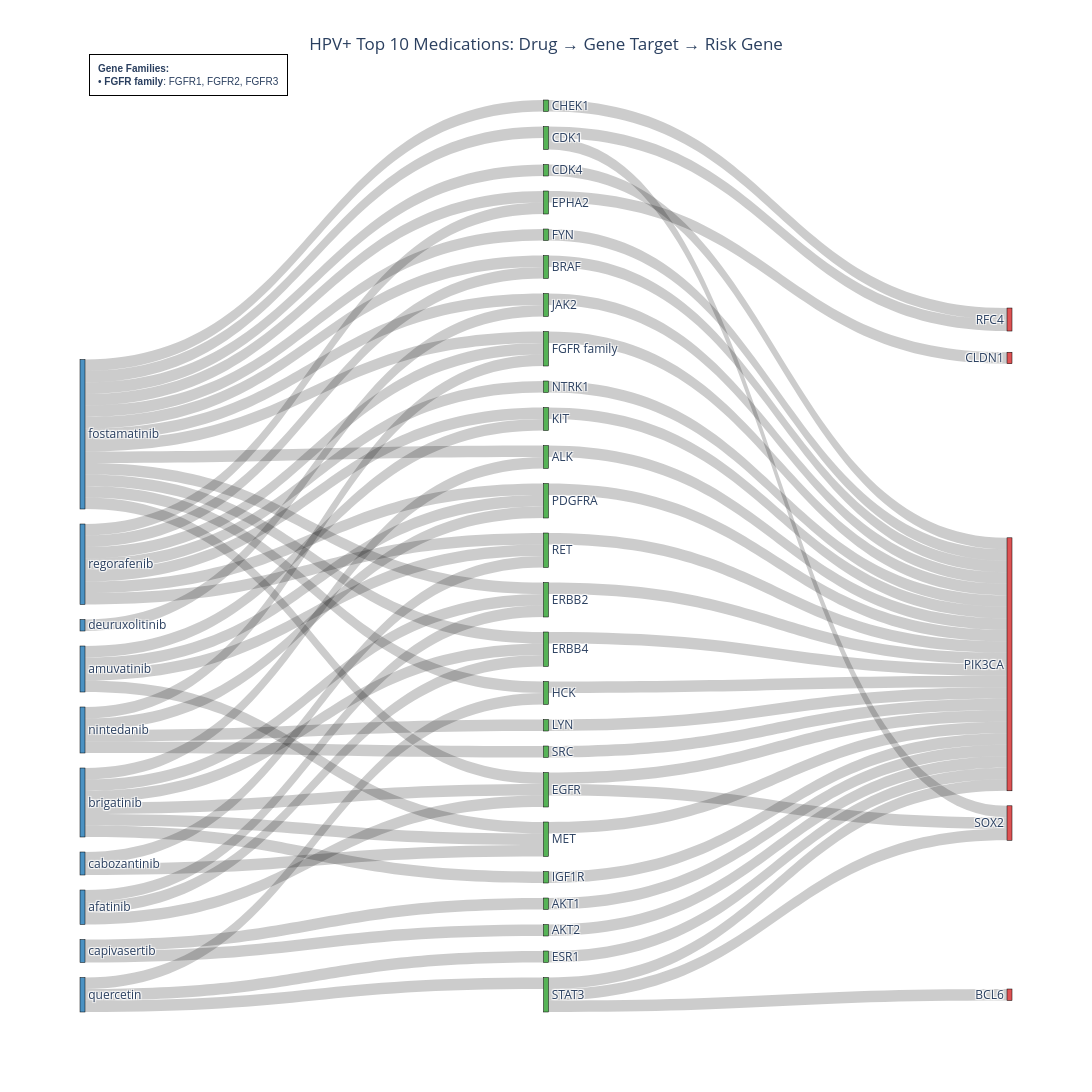
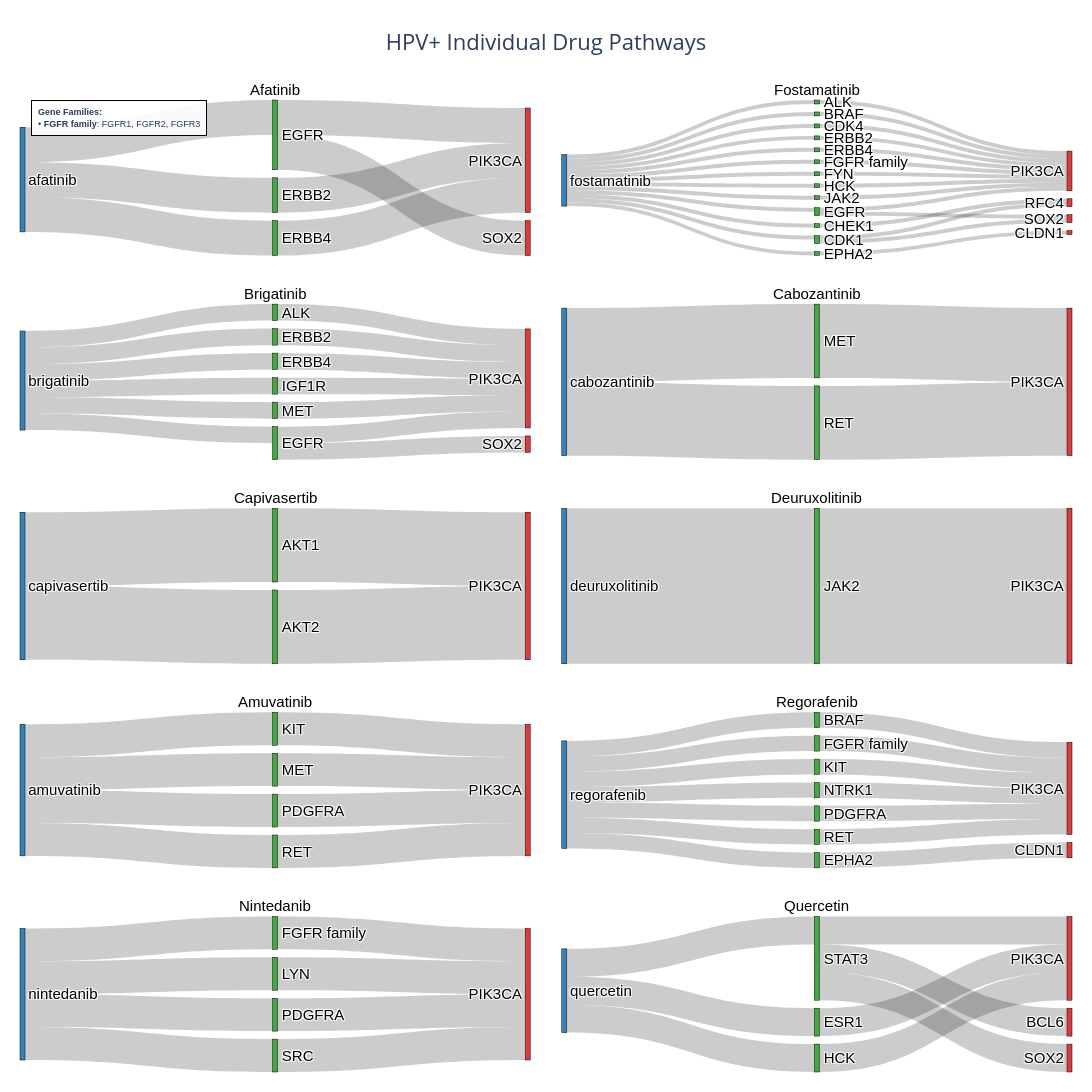

The notebook cell these images were saved under, in order:
### Markdown cell above
### HPV+ Top 10 with Required Drugs

### Code cell
# HPV+ cohort: Top 10 drugs, ensure golomotid and fostamatinib are included
results_hpv_pos = create_sankey_diagrams(
    cohort='HPV+',
    top_n=10,
    show_combined=True,
    show_individual=True,
    article_threshold=0,
    required_drugs=['Afatinib', 'Fostamatinib', 'Brigatinib', 'Cabozantinib', 'Capivasertib', 'Deuruxolitinib', 'Amuvatinib', 'Regorafenib', 'Nintedanib', 'quercetin']
)

### Figure 1 — Plotly figure (JSON) as saved in the notebook; plotly's stock layout.template omitted (floating-point values rounded to 4 significant figures)
{"data": [{"link": {"color": "rgba(0, 0, 0, 0.2)", "source": [32, 2, 32, 9, 9, 32, 11, 32, 12, 32, 17, 32, 21, 37, 14, 37, 20, 37, 23, 37, 28, 39, 4, 39, 10, 39, 39, 19, 39, 22, 39, 39, 25, 36, 36, 36, 5, 5, 36, 6, 36, 7, 36, 36, 36, 36, 36, 36, 15, 36, 16, 36, 18, 31, 31, 31, 31, 33, 33, 30, 30, 30, 35, 34, 0, 34, 1, 38, 13, 38, 38, 29, 29, 29], "target": [2, 24, 9, 24, 27, 11, 24, 12, 24, 17, 24, 21, 24, 14, 24, 20, 24, 23, 24, 28, 24, 4, 24, 10, 8, 14, 19, 24, 22, 24, 23, 25, 24, 2, 4, 5, 26, 27, 6, 24, 7, 26, 9, 10, 11, 12, 14, 15, 24, 16, 24, 18, 24, 19, 21, 23, 25, 21, 25, 9, 11, 12, 18, 0, 24, 1, 24, 13, 24, 16, 29, 3, 24, 27], "value": [1, 1, 1, 1, 1, 1, 1, 1, 1, 1, 1, 1, 1, 1, 1, 1, 1, 1, 1, 1, 1, 1, 1, 1, 1, 1, 1, 1, 1, 1, 1, 1, 1, 1, 1, 1, 1, 1, 1, 1, 1, 1, 1, 1, 1, 1, 1, 1, 1, 1, 1, 1, 1, 1, 1, 1, 1, 1, 1, 1, 1, 1, 1, 1, 1, 1, 1, 1, 1, 1, 1, 1, 1, 1]}, "node": {"color": ["rgba(44, 160, 44, 0.8)", "rgba(44, 160, 44, 0.8)", "rgba(44, 160, 44, 0.8)", "rgba(214, 39, 40, 0.8)", "rgba(44, 160, 44, 0.8)", "rgba(44, 160, 44, 0.8)", "rgba(44, 160, 44, 0.8)", "rgba(44, 160, 44, 0.8)", "rgba(214, 39, 40, 0.8)", "rgba(44, 160, 44, 0.8)", "rgba(44, 160, 44, 0.8)", "rgba(44, 160, 44, 0.8)", "rgba(44, 160, 44, 0.8)", "rgba(44, 160, 44, 0.8)", "rgba(44, 160, 44, 0.8)", "rgba(44, 160, 44, 0.8)", "rgba(44, 160, 44, 0.8)", "rgba(44, 160, 44, 0.8)", "rgba(44, 160, 44, 0.8)", "rgba(44, 160, 44, 0.8)", "rgba(44, 160, 44, 0.8)", "rgba(44, 160, 44, 0.8)", "rgba(44, 160, 44, 0.8)", "rgba(44, 160, 44, 0.8)", "rgba(214, 39, 40, 0.8)", "rgba(44, 160, 44, 0.8)", "rgba(214, 39, 40, 0.8)", "rgba(214, 39, 40, 0.8)", "rgba(44, 160, 44, 0.8)", "rgba(44, 160, 44, 0.8)", "rgba(31, 119, 180, 0.8)", "rgba(31, 119, 180, 0.8)", "rgba(31, 119, 180, 0.8)", "rgba(31, 119, 180, 0.8)", "rgba(31, 119, 180, 0.8)", "rgba(31, 119, 180, 0.8)", "rgba(31, 119, 180, 0.8)", "rgba(31, 119, 180, 0.8)", "rgba(31, 119, 180, 0.8)", "rgba(31, 119, 180, 0.8)"], "label": ["AKT1", "AKT2", "ALK", "BCL6", "BRAF", "CDK1", "CDK4", "CHEK1", "CLDN1", "EGFR", "EPHA2", "ERBB2", "ERBB4", "ESR1", "FGFR family", "FYN", "HCK", "IGF1R", "JAK2", "KIT", "LYN", "MET", "NTRK1", "PDGFRA", "PIK3CA", "RET", "RFC4", "SOX2", "SRC", "STAT3", "afatinib", "amuvatinib", "brigatinib", "cabozantinib", "capivasertib", "deuruxolitinib", "fostamatinib", "nintedanib", "quercetin", "regorafenib"], "line": {"color": "black", "width": 0.5}, "pad": 15, "thickness": 5, "x": [0.5, 0.5, 0.5, 0.999, 0.5, 0.5, 0.5, 0.5, 0.999, 0.5, 0.5, 0.5, 0.5, 0.5, 0.5, 0.5, 0.5, 0.5, 0.5, 0.5, 0.5, 0.5, 0.5, 0.5, 0.999, 0.5, 0.999, 0.999, 0.5, 0.5, 0.001, 0.001, 0.001, 0.001, 0.001, 0.001, 0.001, 0.001, 0.001, 0.001]}, "type": "sankey"}], "layout": {"annotations": [{"align": "left", "bgcolor": "rgba(255, 255, 255, 0.9)", "bordercolor": "black", "borderpad": 8, "borderwidth": 1, "font": {"family": "Arial", "size": 10}, "showarrow": false, "text": "<b>Gene Families:</b><br>• <b>FGFR family</b>: FGFR1, FGFR2, FGFR3", "x": 0.01, "xanchor": "left", "xref": "paper", "y": 1.05, "yanchor": "top", "yref": "paper"}], "font": {"size": 12}, "height": 1400, "title": {"text": "HPV+ Top 10 Medications: Drug → Gene Target → Risk Gene", "x": 0.5, "xanchor": "center"}, "width": 2400}}

### Figure 2 — Plotly figure (JSON) as saved in the notebook; plotly's stock layout.template omitted (floating-point values rounded to 4 significant figures)
{"data": [{"arrangement": "snap", "domain": {"x": [0, 0.485], "y": [0.84, 1]}, "link": {"color": "rgba(0, 0, 0, 0.2)", "source": [0, 0, 0, 1, 1, 2, 3], "target": [1, 2, 3, 4, 5, 4, 4], "value": [1, 1, 1, 1, 1, 1, 1]}, "node": {"color": ["rgba(31, 119, 180, 0.9)", "rgba(44, 160, 44, 0.9)", "rgba(44, 160, 44, 0.9)", "rgba(44, 160, 44, 0.9)", "rgba(214, 39, 40, 0.9)", "rgba(214, 39, 40, 0.9)"], "label": ["afatinib", "EGFR", "ERBB2", "ERBB4", "PIK3CA", "SOX2"], "line": {"color": "black", "width": 0.5}, "pad": 8, "thickness": 5}, "textfont": {"color": "black", "family": "Arial", "size": 15}, "type": "sankey", "valueformat": ".0f"}, {"arrangement": "snap", "domain": {"x": [0.515, 1], "y": [0.84, 1]}, "link": {"color": "rgba(0, 0, 0, 0.2)", "source": [0, 0, 0, 0, 0, 0, 0, 0, 0, 0, 0, 0, 0, 1, 6, 6, 8, 9, 10, 2, 7, 3, 3, 4, 5, 11, 12, 13], "target": [1, 2, 3, 4, 5, 6, 7, 8, 9, 10, 11, 12, 13, 15, 15, 17, 15, 15, 15, 15, 14, 16, 17, 15, 16, 15, 15, 15], "value": [1, 1, 1, 1, 1, 1, 1, 1, 1, 1, 1, 1, 1, 1, 1, 1, 1, 1, 1, 1, 1, 1, 1, 1, 1, 1, 1, 1]}, "node": {"color": ["rgba(31, 119, 180, 0.9)", "rgba(44, 160, 44, 0.9)", "rgba(44, 160, 44, 0.9)", "rgba(44, 160, 44, 0.9)", "rgba(44, 160, 44, 0.9)", "rgba(44, 160, 44, 0.9)", "rgba(44, 160, 44, 0.9)", "rgba(44, 160, 44, 0.9)", "rgba(44, 160, 44, 0.9)", "rgba(44, 160, 44, 0.9)", "rgba(44, 160, 44, 0.9)", "rgba(44, 160, 44, 0.9)", "rgba(44, 160, 44, 0.9)", "rgba(44, 160, 44, 0.9)", "rgba(214, 39, 40, 0.9)", "rgba(214, 39, 40, 0.9)", "rgba(214, 39, 40, 0.9)", "rgba(214, 39, 40, 0.9)"], "label": ["fostamatinib", "ALK", "BRAF", "CDK1", "CDK4", "CHEK1", "EGFR", "EPHA2", "ERBB2", "ERBB4", "FGFR family", "FYN", "HCK", "JAK2", "CLDN1", "PIK3CA", "RFC4", "SOX2"], "line": {"color": "black", "width": 0.5}, "pad": 8, "thickness": 5}, "textfont": {"color": "black", "family": "Arial", "size": 15}, "type": "sankey", "valueformat": ".0f"}, {"arrangement": "snap", "domain": {"x": [0, 0.485], "y": [0.63, 0.79]}, "link": {"color": "rgba(0, 0, 0, 0.2)", "source": [0, 0, 0, 0, 0, 0, 1, 2, 2, 3, 4, 5, 6], "target": [1, 2, 3, 4, 5, 6, 7, 7, 8, 7, 7, 7, 7], "value": [1, 1, 1, 1, 1, 1, 1, 1, 1, 1, 1, 1, 1]}, "node": {"color": ["rgba(31, 119, 180, 0.9)", "rgba(44, 160, 44, 0.9)", "rgba(44, 160, 44, 0.9)", "rgba(44, 160, 44, 0.9)", "rgba(44, 160, 44, 0.9)", "rgba(44, 160, 44, 0.9)", "rgba(44, 160, 44, 0.9)", "rgba(214, 39, 40, 0.9)", "rgba(214, 39, 40, 0.9)"], "label": ["brigatinib", "ALK", "EGFR", "ERBB2", "ERBB4", "IGF1R", "MET", "PIK3CA", "SOX2"], "line": {"color": "black", "width": 0.5}, "pad": 8, "thickness": 5}, "textfont": {"color": "black", "family": "Arial", "size": 15}, "type": "sankey", "valueformat": ".0f"}, {"arrangement": "snap", "domain": {"x": [0.515, 1], "y": [0.63, 0.79]}, "link": {"color": "rgba(0, 0, 0, 0.2)", "source": [0, 0, 1, 2], "target": [1, 2, 3, 3], "value": [1, 1, 1, 1]}, "node": {"color": ["rgba(31, 119, 180, 0.9)", "rgba(44, 160, 44, 0.9)", "rgba(44, 160, 44, 0.9)", "rgba(214, 39, 40, 0.9)"], "label": ["cabozantinib", "MET", "RET", "PIK3CA"], "line": {"color": "black", "width": 0.5}, "pad": 8, "thickness": 5}, "textfont": {"color": "black", "family": "Arial", "size": 15}, "type": "sankey", "valueformat": ".0f"}, {"arrangement": "snap", "domain": {"x": [0, 0.485], "y": [0.42, 0.58]}, "link": {"color": "rgba(0, 0, 0, 0.2)", "source": [0, 0, 1, 2], "target": [1, 2, 3, 3], "value": [1, 1, 1, 1]}, "node": {"color": ["rgba(31, 119, 180, 0.9)", "rgba(44, 160, 44, 0.9)", "rgba(44, 160, 44, 0.9)", "rgba(214, 39, 40, 0.9)"], "label": ["capivasertib", "AKT1", "AKT2", "PIK3CA"], "line": {"color": "black", "width": 0.5}, "pad": 8, "thickness": 5}, "textfont": {"color": "black", "family": "Arial", "size": 15}, "type": "sankey", "valueformat": ".0f"}, {"arrangement": "snap", "domain": {"x": [0.515, 1], "y": [0.42, 0.58]}, "link": {"color": "rgba(0, 0, 0, 0.2)", "source": [0, 1], "target": [1, 2], "value": [1, 1]}, "node": {"color": ["rgba(31, 119, 180, 0.9)", "rgba(44, 160, 44, 0.9)", "rgba(214, 39, 40, 0.9)"], "label": ["deuruxolitinib", "JAK2", "PIK3CA"], "line": {"color": "black", "width": 0.5}, "pad": 8, "thickness": 5}, "textfont": {"color": "black", "family": "Arial", "size": 15}, "type": "sankey", "valueformat": ".0f"}, {"arrangement": "snap", "domain": {"x": [0, 0.485], "y": [0.21, 0.37]}, "link": {"color": "rgba(0, 0, 0, 0.2)", "source": [0, 0, 0, 0, 2, 3, 1, 4], "target": [1, 2, 3, 4, 5, 5, 5, 5], "value": [1, 1, 1, 1, 1, 1, 1, 1]}, "node": {"color": ["rgba(31, 119, 180, 0.9)", "rgba(44, 160, 44, 0.9)", "rgba(44, 160, 44, 0.9)", "rgba(44, 160, 44, 0.9)", "rgba(44, 160, 44, 0.9)", "rgba(214, 39, 40, 0.9)"], "label": ["amuvatinib", "KIT", "MET", "PDGFRA", "RET", "PIK3CA"], "line": {"color": "black", "width": 0.5}, "pad": 8, "thickness": 5}, "textfont": {"color": "black", "family": "Arial", "size": 15}, "type": "sankey", "valueformat": ".0f"}, {"arrangement": "snap", "domain": {"x": [0.515, 1], "y": [0.21, 0.37]}, "link": {"color": "rgba(0, 0, 0, 0.2)", "source": [0, 0, 0, 0, 0, 0, 0, 3, 6, 1, 2, 4, 5, 7], "target": [1, 2, 3, 4, 5, 6, 7, 9, 9, 9, 8, 9, 9, 9], "value": [1, 1, 1, 1, 1, 1, 1, 1, 1, 1, 1, 1, 1, 1]}, "node": {"color": ["rgba(31, 119, 180, 0.9)", "rgba(44, 160, 44, 0.9)", "rgba(44, 160, 44, 0.9)", "rgba(44, 160, 44, 0.9)", "rgba(44, 160, 44, 0.9)", "rgba(44, 160, 44, 0.9)", "rgba(44, 160, 44, 0.9)", "rgba(44, 160, 44, 0.9)", "rgba(214, 39, 40, 0.9)", "rgba(214, 39, 40, 0.9)"], "label": ["regorafenib", "BRAF", "EPHA2", "FGFR family", "KIT", "NTRK1", "PDGFRA", "RET", "CLDN1", "PIK3CA"], "line": {"color": "black", "width": 0.5}, "pad": 8, "thickness": 5}, "textfont": {"color": "black", "family": "Arial", "size": 15}, "type": "sankey", "valueformat": ".0f"}, {"arrangement": "snap", "domain": {"x": [0, 0.485], "y": [0, 0.16]}, "link": {"color": "rgba(0, 0, 0, 0.2)", "source": [0, 0, 0, 0, 1, 2, 3, 4], "target": [1, 2, 3, 4, 5, 5, 5, 5], "value": [1, 1, 1, 1, 1, 1, 1, 1]}, "node": {"color": ["rgba(31, 119, 180, 0.9)", "rgba(44, 160, 44, 0.9)", "rgba(44, 160, 44, 0.9)", "rgba(44, 160, 44, 0.9)", "rgba(44, 160, 44, 0.9)", "rgba(214, 39, 40, 0.9)"], "label": ["nintedanib", "FGFR family", "LYN", "PDGFRA", "SRC", "PIK3CA"], "line": {"color": "black", "width": 0.5}, "pad": 8, "thickness": 5}, "textfont": {"color": "black", "family": "Arial", "size": 15}, "type": "sankey", "valueformat": ".0f"}, {"arrangement": "snap", "domain": {"x": [0.515, 1], "y": [0, 0.16]}, "link": {"color": "rgba(0, 0, 0, 0.2)", "source": [0, 0, 0, 2, 1, 3, 3, 3], "target": [1, 2, 3, 5, 5, 4, 5, 6], "value": [1, 1, 1, 1, 1, 1, 1, 1]}, "node": {"color": ["rgba(31, 119, 180, 0.9)", "rgba(44, 160, 44, 0.9)", "rgba(44, 160, 44, 0.9)", "rgba(44, 160, 44, 0.9)", "rgba(214, 39, 40, 0.9)", "rgba(214, 39, 40, 0.9)", "rgba(214, 39, 40, 0.9)"], "label": ["quercetin", "ESR1", "HCK", "STAT3", "BCL6", "PIK3CA", "SOX2"], "line": {"color": "black", "width": 0.5}, "pad": 8, "thickness": 5}, "textfont": {"color": "black", "family": "Arial", "size": 15}, "type": "sankey", "valueformat": ".0f"}], "layout": {"annotations": [{"font": {"color": "black", "family": "Arial", "size": 15}, "showarrow": false, "text": "Afatinib", "x": 0.2425, "xanchor": "center", "xref": "paper", "y": 1, "yanchor": "bottom", "yref": "paper"}, {"font": {"color": "black", "family": "Arial", "size": 15}, "showarrow": false, "text": "Fostamatinib", "x": 0.7575, "xanchor": "center", "xref": "paper", "y": 1, "yanchor": "bottom", "yref": "paper"}, {"font": {"color": "black", "family": "Arial", "size": 15}, "showarrow": false, "text": "Brigatinib", "x": 0.2425, "xanchor": "center", "xref": "paper", "y": 0.79, "yanchor": "bottom", "yref": "paper"}, {"font": {"color": "black", "family": "Arial", "size": 15}, "showarrow": false, "text": "Cabozantinib", "x": 0.7575, "xanchor": "center", "xref": "paper", "y": 0.79, "yanchor": "bottom", "yref": "paper"}, {"font": {"color": "black", "family": "Arial", "size": 15}, "showarrow": false, "text": "Capivasertib", "x": 0.2425, "xanchor": "center", "xref": "paper", "y": 0.58, "yanchor": "bottom", "yref": "paper"}, {"font": {"color": "black", "family": "Arial", "size": 15}, "showarrow": false, "text": "Deuruxolitinib", "x": 0.7575, "xanchor": "center", "xref": "paper", "y": 0.58, "yanchor": "bottom", "yref": "paper"}, {"font": {"color": "black", "family": "Arial", "size": 15}, "showarrow": false, "text": "Amuvatinib", "x": 0.2425, "xanchor": "center", "xref": "paper", "y": 0.37, "yanchor": "bottom", "yref": "paper"}, {"font": {"color": "black", "family": "Arial", "size": 15}, "showarrow": false, "text": "Regorafenib", "x": 0.7575, "xanchor": "center", "xref": "paper", "y": 0.37, "yanchor": "bottom", "yref": "paper"}, {"font": {"color": "black", "family": "Arial", "size": 15}, "showarrow": false, "text": "Nintedanib", "x": 0.2425, "xanchor": "center", "xref": "paper", "y": 0.16, "yanchor": "bottom", "yref": "paper"}, {"font": {"color": "black", "family": "Arial", "size": 15}, "showarrow": false, "text": "Quercetin", "x": 0.7575, "xanchor": "center", "xref": "paper", "y": 0.16, "yanchor": "bottom", "yref": "paper"}, {"align": "left", "bgcolor": "rgba(255, 255, 255, 0.9)", "bordercolor": "black", "borderpad": 6, "borderwidth": 1, "font": {"family": "Arial", "size": 9}, "showarrow": false, "text": "<b>Gene Families:</b><br>• <b>FGFR family</b>: FGFR1, FGFR2, FGFR3", "x": 0.01, "xanchor": "left", "xref": "paper", "y": 1, "yanchor": "top", "yref": "paper"}], "font": {"size": 14}, "height": 2200, "margin": {"b": 20, "l": 20, "r": 20, "t": 100}, "showlegend": false, "title": {"font": {"size": 22}, "text": "HPV+ Individual Drug Pathways<br>", "x": 0.5, "xanchor": "center"}, "width": 2000}}
